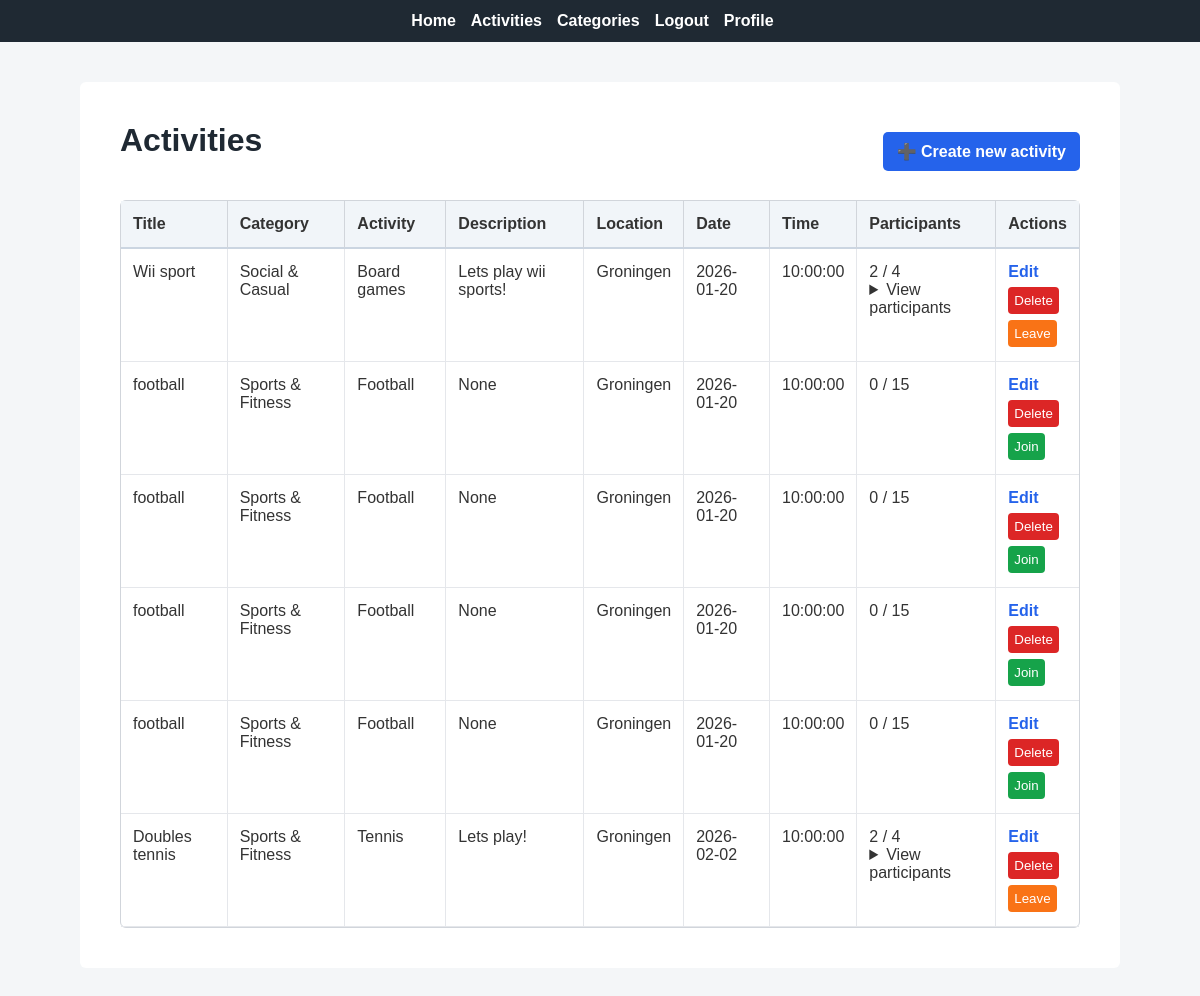
Before: /activities (signed in) with the older database file.
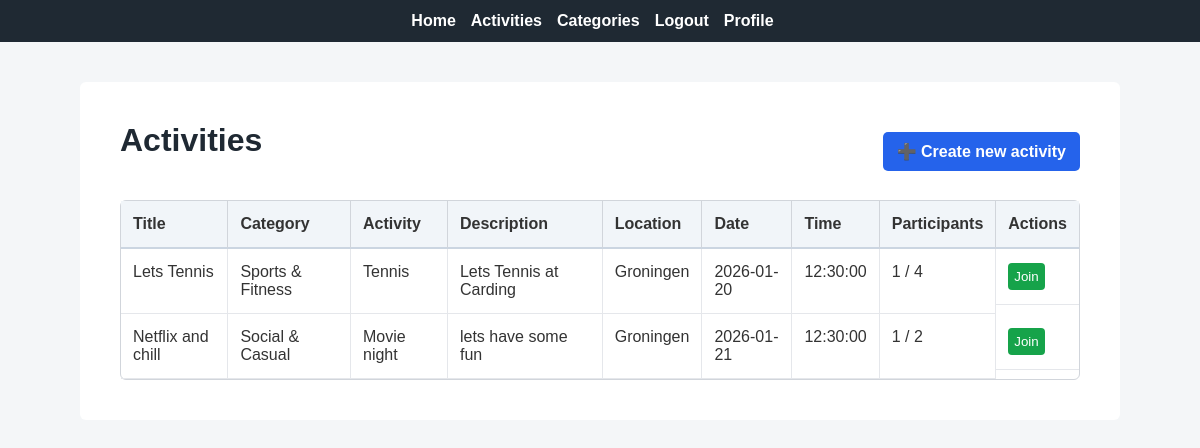
After: the same page with the newer database file.
### app/models.py (models this page shows, shortened)
class PaginatedAPIMixin(object):
    @staticmethod
    def to_collection_dict(query, page, per_page, endpoint, **kwargs):
        resources = db.paginate(query, page=page, per_page=per_page,
                                error_out=False)
        data = {
            'items': [item.to_dict() for item in resources.items],
            '_meta': {
                'page': page,
                'per_page': per_page,
                'total_pages': resources.pages,
                'total_items': resources.total
            },
            '_links': {
                'self': url_for(endpoint, page=page, per_page=per_page,
                                **kwargs),
                'next': url_for(endpoint, page=page + 1, per_page=per_page,
                                **kwargs) if resources.has_next else None,
                'prev': url_for(endpoint, page=page - 1, per_page=per_page,
                                **kwargs) if resources.has_prev else None
            }
        }
        return data

class Activity(PaginatedAPIMixin, db.Model):
    __tablename__ = 'activities'
    id = db.Column(db.Integer, primary_key=True)
    title = db.Column(db.String(200), nullable=False)
    description = db.Column(db.Text)
    location = db.Column(db.String(255), nullable=False)
    activity_date = db.Column(db.Date, nullable=False)
    activity_time = db.Column(db.Time, nullable=False)
    max_participants = db.Column(db.Integer, default=10)
    creator_id = db.Column(db.Integer, db.ForeignKey('users.id'), nullable=False)
    category_id = db.Column(db.Integer, db.ForeignKey('categories.id'), nullable=False)
    activity_type_id = db.Column(db.Integer, db.ForeignKey('activity_types.id'), nullable=False)
    created_at = db.Column(db.DateTime, default=datetime.now(timezone.utc))
    updated_at = db.Column(db.DateTime, default=datetime.now(timezone.utc), onupdate=datetime.now(timezone.utc))
    creator = db.relationship('Users', backref='activities_created')
    category = db.relationship('Category', backref='activities')
    activity_type = db.relationship('ActivityType', backref='activities')
    def get_category(self):
        return Category.query.get(self.category_id)
    def get_activity_type(self):
        return ActivityType.query.get(self.activity_type_id)
    def get_participant_count(self):
        return ActivityParticipant.query.filter_by(activity_id=self.id).count()
    def is_full(self):
        return self.get_participant_count() >= self.max_participants
    def has_user_joined(self, user_id):
        return ActivityParticipant.query.filter_by(
            activity_id=self.id,
            user_id=user_id
        ).first() is not None
    def get_participants(self):
        participants = ActivityParticipant.query.filter_by(activity_id=self.id).all()
        return [participant.get_user() for participant in participants]

class Category(db.Model):
    __tablename__ = 'categories'
    id = db.Column(db.Integer, primary_key=True)
    name = db.Column(db.String(100), unique=True, nullable=False)
    description = db.Column(db.Text)
    created_at = db.Column(db.DateTime, default=datetime.now(timezone.utc))
    activity_types = db.relationship('ActivityType', backref='category', lazy='dynamic')

class ActivityType(db.Model):
    __tablename__ = 'activity_types'
    id = db.Column(db.Integer, primary_key=True)
    name = db.Column(db.String(100), nullable=False)
    category_id = db.Column(db.Integer, db.ForeignKey('categories.id'), nullable=False)
    created_at = db.Column(db.DateTime, default=datetime.now(timezone.utc))
    __table_args__ = (
        db.UniqueConstraint('name', 'category_id', name='unique_type_per_category'),
    )

### app/routes.py (the view)
@app.route("/activities")
@login_required
def activities():
    now = datetime.now()
    current_date = now.date()
    current_time = now.time()
    all_activities = Activity.query.all()
    activities = [
        activity for activity in all_activities
        if (activity.activity_date > current_date) or
           (activity.activity_date == current_date and activity.activity_time > current_time)
    ]
    activities.sort(key=lambda x: (x.activity_date, x.activity_time))
    return render_template("activities.html", activities=activities)

### app/models.py (called while the page is built)
@login.user_loader
def load_user(id):
    return db.session.get(Users, int(id))

    def get_user(self):
        return Users.query.get(self.user_id)

### app/routes.py (called while the page is built)
@app.before_request
def before_request():
    if current_user.is_authenticated:
        current_user.last_seen = datetime.now(timezone.utc)
        db.session.commit()

### app/templates/activities.html (shortened to what this page needs)
{% extends "base.html" %}
{% block content %}
<div class="activities-page">
    <div class="activities-header">
        <h1>Activities</h1>
        <a class="btn-create" href="{{ url_for('create_activity') }}">
            ➕ Create new activity
        </a>
    </div>
    {% if activities %}
    <table class="activities-table">
        <thead>
            <tr>
                <th>Title</th>
                <th>Category</th>
                <th>Activity</th>
                <th>Description</th>
                <th>Location</th>
                <th>Date</th>
                <th>Time</th>
                <th>Participants</th>
                <th>Actions</th>
            </tr>
        </thead>
        <tbody>
            {% for activity in activities %}
            <tr>
                <td>{{ activity.title }}</td>
                <td>{{ activity.get_category().name }}</td>
                <td>{{ activity.get_activity_type().name }}</td>
                <td>{{ activity.description }}</td>
                <td>{{ activity.location }}</td>
                <td>{{ activity.activity_date }}</td>
                <td>{{ activity.activity_time }}</td>
                <td class="participants-cell">
                    {{ activity.get_participant_count() }} / {{ activity.max_participants }}
                    {% if activity.has_user_joined(current_user.id) and activity.get_participant_count() > 0 %}
                        <details class="participants-details">
                            <summary>View participants</summary>
                        </details>
                    {% endif %}
                </td>
                <td class="actions">
                    {% if activity.creator_id == current_user.id %}
                        <a href="{{ url_for('edit_activity', id=activity.id) }}" class="btn-edit">
                            Edit
                        </a>
                        <form method="POST" action="{{ url_for('delete_activity', id=activity.id) }}">
                            <button class="btn-delete" type="submit">Delete</button>
                        </form>
                    {% endif %}
                    {% if activity.has_user_joined(current_user.id) %}
                        <form method="POST" action="{{ url_for('leave_activity', id=activity.id) }}">
                            <button class="btn-leave" type="submit">Leave</button>
                        </form>
                    {% elif not activity.is_full() %}
                        <form method="POST" action="{{ url_for('join_activity', id=activity.id) }}">
                            <button class="btn-join" type="submit">Join</button>
                        </form>
                    {% else %}
                        <span class="full-label">Full</span>
                    {% endif %}
                </td>
            </tr>
            {% endfor %}
        </tbody>
    </table>
    {% else %}
        <p>No activities yet.</p>
    {% endif %}
</div>
{% endblock %}

### app/templates/base.html (shortened to what this page needs)
<!DOCTYPE html>
<html lang="en">
<head>
    <link rel="stylesheet" href="{{ url_for('static', filename='css/style.css') }}">
</head>
<body>
<nav>
    <a href="/">Home</a>
    <a href="/activities">Activities</a>
    <a href="/categories">Categories</a>
    {% if current_user.is_anonymous %}
      <a href="{{ url_for('login') }}">Login</a>
      <a href="/register">Register</a>
      {% else %}
      <a href="{{ url_for('logout') }}">Logout</a>
      <a href="{{url_for('profile', username=current_user.username)}}">Profile</a>
      {% endif %}
</nav>
<main>
    {% block content %}
    {% endblock %}
</main>
</body>
</html>

### app/static/css/style.css (style rules this page uses)
body { font-family: Arial, Helvetica, sans-serif; margin: 0; padding: 0; background-color: #f4f6f8; color: #333; }
main { max-width: 1000px; margin: 40px auto; padding: 20px; background-color: #ffffff; border-radius: 6px; }
nav { background-color: #1f2933; padding: 12px 20px; display: flex; justify-content: center; }
nav a { color: #ffffff; text-decoration: none; margin-right: 15px; font-weight: bold; }
h1 { margin-top: 0; color: #1f2933; }
table { width: 100%; border-collapse: collapse; margin-top: 20px; }
th, td { padding: 10px; text-align: left; }
th { background-color: #f0f2f5; border-bottom: 2px solid #ccc; }
td { border-bottom: 1px solid #e0e0e0; }
button { padding: 6px 10px; border: none; border-radius: 4px; background-color: #2563eb; color: white; cursor: pointer; }
form { display: inline; }
.activities-page { max-width: 1200px; margin: 0 auto; padding: 20px; }
.activities-header { display: flex; justify-content: space-between; align-items: center; margin-bottom: 20px; }
.btn-create { background-color: #2563eb; color: white; padding: 10px 14px; border-radius: 5px; text-decoration: none; font-weight: bold; }
.activities-table { width: 100%; border-collapse: separate; border-spacing: 0; background-color: white; margin-top: 20px; border: 1px solid #d1d5db; border-radius: 6px; overflow: visible; }
.activities-table th { background-color: #f1f5f9; padding: 14px 12px; text-align: left; font-weight: bold; border-right: 1px solid #d1d5db; border-bottom: 2px solid #cbd5e1; }
.activities-table td { padding: 14px 12px; border-right: 1px solid #e5e7eb; border-bottom: 1px solid #e5e7eb; vertical-align: top; }
.activities-table th:last-child, .activities-table td:last-child { border-right: none; }
.actions { display: flex; flex-direction: column; gap: 6px; }
.btn-join { background-color: #16a34a; color: white; border: none; padding: 6px; border-radius: 4px; cursor: pointer; }

Changed rows visible on the page:
removed Activity: title "Wii sport", get_category "Social & Casual", get_activity_type "Board games", description "Lets play wii sports!", location "Groningen", activity_date "2026-01-20", activity_time "10:00:00", get_participant_count "2", max_participants "4"
no longer on this page (row edited): Activity: title "football", get_category "Sports & Fitness", get_activity_type "Football", description "None", location "Groningen", activity_date "2026-01-20", activity_time "10:00:00", get_participant_count "0", max_participants "15"
removed Activity: title "football", get_category "Sports & Fitness", get_activity_type "Football", description "None", location "Groningen", activity_date "2026-01-20", activity_time "10:00:00", get_participant_count "0", max_participants "15"
removed Activity: title "football", get_category "Sports & Fitness", get_activity_type "Football", description "None", location "Groningen", activity_date "2026-01-20", activity_time "10:00:00", get_participant_count "0", max_participants "15"
removed Activity: title "football", get_category "Sports & Fitness", get_activity_type "Football", description "None", location "Groningen", activity_date "2026-01-20", activity_time "10:00:00", get_participant_count "0", max_participants "15"
changed Activity "Sports & Fitness": title "Doubles tennis" → "Lets Tennis"; description "Lets play!" → "Lets Tennis at Carding"; activity_date "2026-02-02" → "2026-01-20"; activity_time "10:00:00" → "12:30:00"; get_participant_count "2" → "1"; text "View participants Leave" → "Join"; no longer shows "Edit Delete"
added Activity: title "Netflix and chill", get_category "Social & Casual", get_activity_type "Movie night", description "lets have some fun", location "Groningen", activity_date "2026-01-21", activity_time "12:30:00", get_participant_count "1", max_participants "2"
